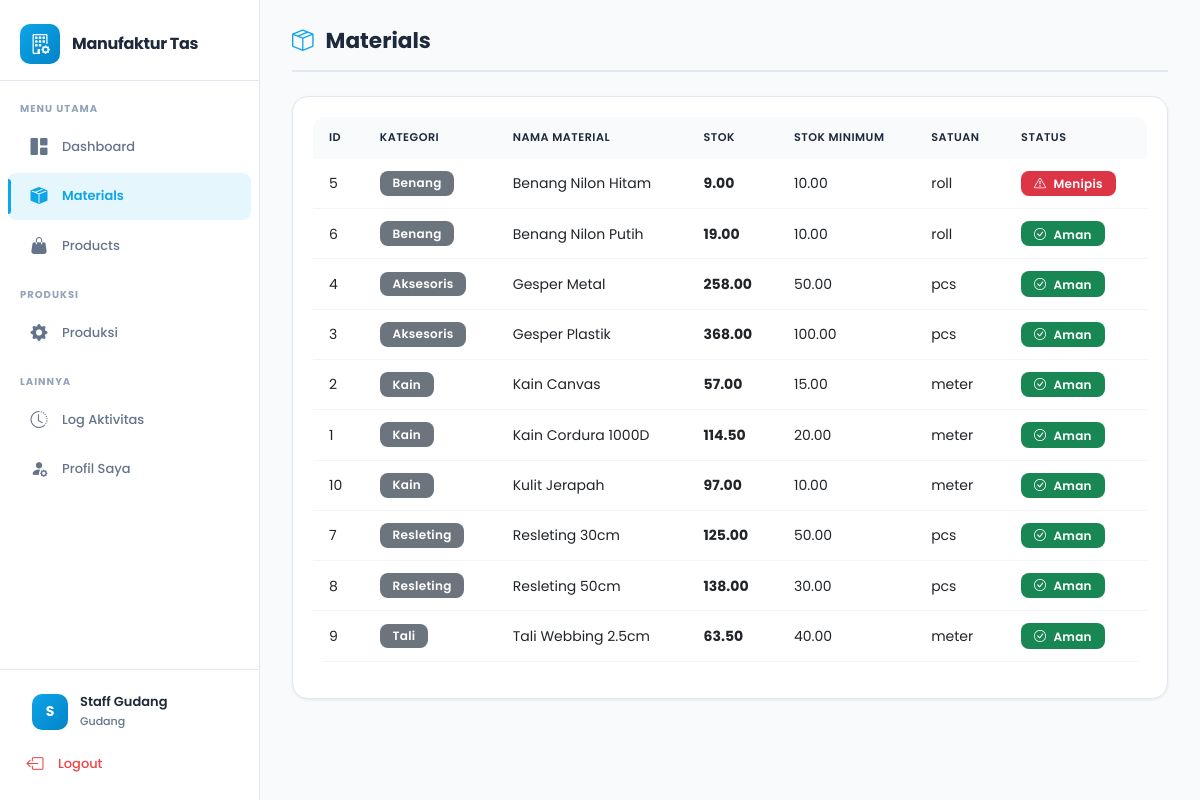
Screenshot of /pages/materials/index.php (signed in) with the database file from the repository.
### tables this page shows
CREATE TABLE `materials` (
  `id` int NOT NULL,
  `kategori_id` int NOT NULL,
  `nama_material` varchar(150) NOT NULL,
  `satuan` varchar(30) NOT NULL,
  `stok` decimal(10,2) DEFAULT '0.00',
  `stok_minimum` decimal(10,2) DEFAULT '0.00',
  `created_at` timestamp NULL DEFAULT CURRENT_TIMESTAMP
);

CREATE TABLE `kategori_material` (
  `id` int NOT NULL,
  `nama_kategori` varchar(100) NOT NULL
);

### pages/materials/index.php (the view, shortened to what this page needs)
<?php
require_once '../../config/database.php';
$stmt = $pdo->query("
    SELECT m.*, k.nama_kategori
    FROM materials m
    JOIN kategori_material k ON m.kategori_id = k.id
    ORDER BY m.nama_material ASC
");
$materials = $stmt->fetchAll();
include '../../includes/header.php';
?>
<div class="page-header">
    <h2><i class="bi bi-box-seam"></i> Materials</h2>
</div>
<div class="card">
    <div class="card-body">
        <div class="table-responsive">
            <table class="table table-hover">
                <thead>
                    <tr>
                        <th>ID</th>
                        <th>Kategori</th>
                        <th>Nama Material</th>
                        <th>Stok</th>
                        <th>Stok Minimum</th>
                        <th>Satuan</th>
                        <th>Status</th>
                    </tr>
                </thead>
                <tbody>
                    <?php foreach ($materials as $m): ?>
                    <tr>
                        <td><?php echo $m['id']; ?></td>
                        <td><span class="badge bg-secondary"><?php echo htmlspecialchars($m['nama_kategori']); ?></span></td>
                        <td><?php echo htmlspecialchars($m['nama_material']); ?></td>
                        <td><strong><?php echo number_format($m['stok'], 2); ?></strong></td>
                        <td><?php echo number_format($m['stok_minimum'], 2); ?></td>
                        <td><?php echo htmlspecialchars($m['satuan']); ?></td>
                        <td>
                            <?php if ($m['stok'] <= $m['stok_minimum']): ?>
                            <span class="badge bg-danger">
                                <i class="bi bi-exclamation-triangle"></i> Menipis
                            </span>
                            <?php else: ?>
                            <span class="badge bg-success">
                                <i class="bi bi-check-circle"></i> Aman
                            </span>
                            <?php endif; ?>
                        </td>
                    </tr>
                    <?php endforeach; ?>
                </tbody>
            </table>
        </div>
    </div>
</div>
<?php include '../../includes/footer.php'; ?>

### assets/css/style.css (style rules this page uses)
:root { --primary: #0ea5e9; --primary-dark: #0284c7; --primary-light: rgba(14, 165, 233, 0.1); --success: #10b981; --danger: #ef4444; --warning: #f59e0b; --info: #3b82f6; --dark: #1e293b; --text: #334155; --text-light: #64748b; --bg: #f8fafc; --white: #ffffff; --border: #e2e8f0; --sidebar-width: 260px; --shadow-sm: 0 1px 3px rgba(0,0,0,0.08); --shadow: 0 4px 12px rgba(0,0,0,0.08); --shadow-lg: 0 10px 25px rgba(0,0,0,0.1); --radius: 12px; --radius-lg: 16px; }
* { margin: 0; padding: 0; box-sizing: border-box; }
body { font-family: 'Poppins', 'Segoe UI', sans-serif; background-color: var(--bg); color: var(--text); line-height: 1.6; }
.card { border: 1px solid var(--border); border-radius: var(--radius-lg); box-shadow: var(--shadow-sm); margin-bottom: 1.5rem; transition: all 0.25s ease; overflow: hidden; background: var(--white); }
.card-body { padding: 20px; }
.table { background: var(--white); border-radius: var(--radius); overflow: hidden; }
.table thead th { background: var(--bg); color: var(--dark); font-weight: 600; text-transform: uppercase; font-size: 0.7rem; letter-spacing: 0.5px; padding: 12px 16px; border: none; }
.table tbody tr { transition: background 0.2s ease; border-bottom: 1px solid #f1f5f9; }
.table tbody td { padding: 12px 16px; vertical-align: middle; border: none; font-size: 0.875rem; }
.badge { padding: 0.4rem 0.8rem; font-weight: 600; border-radius: 8px; font-size: 0.75rem; letter-spacing: 0.3px; }
.badge i { margin-right: 4px; }
.page-header { display: flex; justify-content: space-between; align-items: center; margin-bottom: 24px; padding-bottom: 16px; border-bottom: 2px solid var(--border); }
.page-header h2 { font-weight: 700; font-size: 1.35rem; color: var(--dark); display: flex; align-items: center; gap: 0.75rem; margin: 0; }
.page-header h2 i { color: var(--primary); }

### rows the page displays
materials: id "5", kategori.nama_kategori "Benang", nama_material "Benang Nilon Hitam", stok "9.00", stok_minimum "10.00", satuan "roll", shows "Menipis"
materials: id "6", kategori.nama_kategori "Benang", nama_material "Benang Nilon Putih", stok "19.00", stok_minimum "10.00", satuan "roll", shows "Aman"
materials: id "4", kategori.nama_kategori "Aksesoris", nama_material "Gesper Metal", stok "258.00", stok_minimum "50.00", satuan "pcs", shows "Aman"
materials: id "3", kategori.nama_kategori "Aksesoris", nama_material "Gesper Plastik", stok "368.00", stok_minimum "100.00", satuan "pcs", shows "Aman"
materials: id "2", kategori.nama_kategori "Kain", nama_material "Kain Canvas", stok "57.00", stok_minimum "15.00", satuan "meter", shows "Aman"
materials: id "1", kategori.nama_kategori "Kain", nama_material "Kain Cordura 1000D", stok "114.50", stok_minimum "20.00", satuan "meter", shows "Aman"
materials: id "10", kategori.nama_kategori "Kain", nama_material "Kulit Jerapah", stok "97.00", stok_minimum "10.00", satuan "meter", shows "Aman"
materials: id "7", kategori.nama_kategori "Resleting", nama_material "Resleting 30cm", stok "125.00", stok_minimum "50.00", satuan "pcs", shows "Aman"
materials: id "8", kategori.nama_kategori "Resleting", nama_material "Resleting 50cm", stok "138.00", stok_minimum "30.00", satuan "pcs", shows "Aman"
materials: id "9", kategori.nama_kategori "Tali", nama_material "Tali Webbing 2.5cm", stok "63.50", stok_minimum "40.00", satuan "meter", shows "Aman"

### other values shown
substr($_SESSION['nama'], 0, 1) "S"
$_SESSION['nama'] "Staff Gudang"
$_SESSION['role'] "Gudang"
